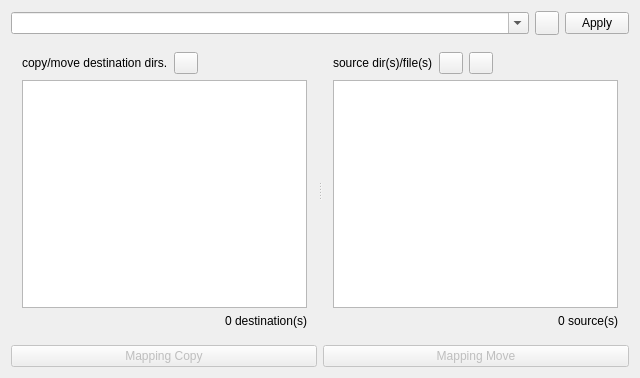
<?xml version="1.0" encoding="UTF-8"?>
<ui version="4.0">
 <class>MainWindow</class>
 <widget class="QMainWindow" name="MainWindow">
  <property name="geometry">
   <rect>
    <x>0</x>
    <y>0</y>
    <width>640</width>
    <height>378</height>
   </rect>
  </property>
  <property name="acceptDrops">
   <bool>true</bool>
  </property>
  <property name="windowTitle">
   <string>DnFsMapCopy - DFMC</string>
  </property>
  <widget class="QWidget" name="centralWidget">
   <layout class="QVBoxLayout" name="verticalLayout_3">
    <item>
     <layout class="QHBoxLayout" name="horizontalLayout">
      <item>
       <widget class="QComboBox" name="comboBoxDirPath">
        <property name="toolTip">
         <string>&lt;html&gt;
&lt;body&gt;

&lt;p&gt;
&lt;b&gt;Absolute path to a destination directory. &lt;br&gt;
&lt;span style=&quot;color: blue;&quot;&gt;(Regular expression is enabled.)&lt;/span&gt;&lt;/b&gt;
&lt;/p&gt;

&lt;p&gt;
Sample:&lt;br&gt;
C:/Users/.+/Downloads&lt;br&gt;
C:/Users/.+/Documents/text[0-9]*&lt;br&gt;
C:/Windows/Temp
&lt;/p&gt;

&lt;p&gt;
Please &lt;span style=&quot;color: blue;&quot;&gt;separate path with '/'.&lt;/span&gt;&lt;br&gt;
&lt;b style=&quot;color: red;&quot;&gt;Don't use '\' for separator.&lt;/b&gt;&lt;br&gt;
If valid path is pasted, &lt;span style=&quot;color: blue;&quot;&gt;'\' is converted to '/' automatically.&lt;/span&gt;
&lt;/p&gt;

&lt;/body&gt;
&lt;/html&gt;
</string>
        </property>
        <property name="editable">
         <bool>true</bool>
        </property>
       </widget>
      </item>
      <item>
       <widget class="QPushButton" name="pushButtonOpenDirForRegEx">
        <property name="sizePolicy">
         <sizepolicy hsizetype="Fixed" vsizetype="Fixed">
          <horstretch>0</horstretch>
          <verstretch>0</verstretch>
         </sizepolicy>
        </property>
        <property name="minimumSize">
         <size>
          <width>24</width>
          <height>24</height>
         </size>
        </property>
        <property name="maximumSize">
         <size>
          <width>24</width>
          <height>24</height>
         </size>
        </property>
        <property name="toolTip">
         <string>Open &quot;Select a directory&quot; dialog.</string>
        </property>
        <property name="text">
         <string/>
        </property>
       </widget>
      </item>
      <item>
       <widget class="QPushButton" name="pushButtonApply">
        <property name="maximumSize">
         <size>
          <width>64</width>
          <height>16777215</height>
         </size>
        </property>
        <property name="toolTip">
         <string>Analyze regular expression and append result to the destination list.</string>
        </property>
        <property name="text">
         <string>Apply</string>
        </property>
       </widget>
      </item>
     </layout>
    </item>
    <item>
     <widget class="QSplitter" name="splitter">
      <property name="orientation">
       <enum>Qt::Horizontal</enum>
      </property>
      <widget class="QWidget" name="verticalLayoutWidget_2">
       <layout class="QVBoxLayout" name="verticalLayout_2">
        <item>
         <layout class="QHBoxLayout" name="horizontalLayout_2">
          <property name="topMargin">
           <number>0</number>
          </property>
          <item>
           <widget class="QLabel" name="label_2">
            <property name="text">
             <string>copy/move destination dirs.</string>
            </property>
           </widget>
          </item>
          <item>
           <widget class="QPushButton" name="pushButtonRegisterDirs">
            <property name="sizePolicy">
             <sizepolicy hsizetype="Fixed" vsizetype="Fixed">
              <horstretch>0</horstretch>
              <verstretch>0</verstretch>
             </sizepolicy>
            </property>
            <property name="maximumSize">
             <size>
              <width>24</width>
              <height>24</height>
             </size>
            </property>
            <property name="toolTip">
             <string>Open &quot;select any directories&quot; dialog to append to destination.</string>
            </property>
           </widget>
          </item>
          <item>
           <spacer name="horizontalSpacer">
            <property name="orientation">
             <enum>Qt::Horizontal</enum>
            </property>
            <property name="sizeHint" stdset="0">
             <size>
              <width>40</width>
              <height>20</height>
             </size>
            </property>
           </spacer>
          </item>
         </layout>
        </item>
        <item>
         <widget class="QListWidget" name="listWidgetDest">
          <property name="acceptDrops">
           <bool>true</bool>
          </property>
          <property name="editTriggers">
           <set>QAbstractItemView::NoEditTriggers</set>
          </property>
          <property name="dragEnabled">
           <bool>true</bool>
          </property>
          <property name="dragDropMode">
           <enum>QAbstractItemView::InternalMove</enum>
          </property>
          <property name="selectionMode">
           <enum>QAbstractItemView::ExtendedSelection</enum>
          </property>
         </widget>
        </item>
        <item>
         <widget class="QLabel" name="labelDestCount">
          <property name="text">
           <string>0 destination(s)</string>
          </property>
          <property name="alignment">
           <set>Qt::AlignRight|Qt::AlignTrailing|Qt::AlignVCenter</set>
          </property>
         </widget>
        </item>
       </layout>
      </widget>
      <widget class="QWidget" name="verticalLayoutWidget">
       <layout class="QVBoxLayout" name="verticalLayout">
        <item>
         <layout class="QHBoxLayout" name="horizontalLayout_3">
          <item>
           <widget class="QLabel" name="label">
            <property name="text">
             <string>source dir(s)/file(s)</string>
            </property>
           </widget>
          </item>
          <item>
           <widget class="QPushButton" name="pushButtonRegisterSourceDirs">
            <property name="sizePolicy">
             <sizepolicy hsizetype="Fixed" vsizetype="Fixed">
              <horstretch>0</horstretch>
              <verstretch>0</verstretch>
             </sizepolicy>
            </property>
            <property name="maximumSize">
             <size>
              <width>24</width>
              <height>24</height>
             </size>
            </property>
            <property name="toolTip">
             <string>Open &quot;select any directories&quot; dialog to append to source.</string>
            </property>
           </widget>
          </item>
          <item>
           <widget class="QPushButton" name="pushButtonRegisterFiles">
            <property name="sizePolicy">
             <sizepolicy hsizetype="Fixed" vsizetype="Fixed">
              <horstretch>0</horstretch>
              <verstretch>0</verstretch>
             </sizepolicy>
            </property>
            <property name="maximumSize">
             <size>
              <width>24</width>
              <height>24</height>
             </size>
            </property>
            <property name="toolTip">
             <string>Open &quot;select any files&quot; dialog to append to source.</string>
            </property>
           </widget>
          </item>
          <item>
           <spacer name="horizontalSpacer_2">
            <property name="orientation">
             <enum>Qt::Horizontal</enum>
            </property>
            <property name="sizeHint" stdset="0">
             <size>
              <width>40</width>
              <height>20</height>
             </size>
            </property>
           </spacer>
          </item>
         </layout>
        </item>
        <item>
         <widget class="QListWidget" name="listWidgetSource">
          <property name="acceptDrops">
           <bool>true</bool>
          </property>
          <property name="editTriggers">
           <set>QAbstractItemView::NoEditTriggers</set>
          </property>
          <property name="dragEnabled">
           <bool>true</bool>
          </property>
          <property name="dragDropMode">
           <enum>QAbstractItemView::InternalMove</enum>
          </property>
          <property name="selectionMode">
           <enum>QAbstractItemView::ExtendedSelection</enum>
          </property>
         </widget>
        </item>
        <item>
         <widget class="QLabel" name="labelSourceCount">
          <property name="text">
           <string>0 source(s)</string>
          </property>
          <property name="alignment">
           <set>Qt::AlignRight|Qt::AlignTrailing|Qt::AlignVCenter</set>
          </property>
         </widget>
        </item>
       </layout>
      </widget>
     </widget>
    </item>
    <item>
     <layout class="QHBoxLayout" name="horizontalLayout_4">
      <item>
       <widget class="QPushButton" name="pushButtonCopy">
        <property name="enabled">
         <bool>false</bool>
        </property>
        <property name="toolTip">
         <string>&lt;p&gt;
Copy sources to destinations.  (mapped one-on-one)
&lt;/p&gt;
&lt;p&gt;
Enabled only when destination count and source count are equal.
&lt;/p&gt;
</string>
        </property>
        <property name="text">
         <string>Mapping Copy</string>
        </property>
       </widget>
      </item>
      <item>
       <widget class="QPushButton" name="pushButtonMove">
        <property name="enabled">
         <bool>false</bool>
        </property>
        <property name="toolTip">
         <string>&lt;p&gt;
Move sources to destinations.  (mapped one-on-one)
&lt;/p&gt;
&lt;p&gt;
Enabled only when destination count and source count are equal.
&lt;/p&gt;
</string>
        </property>
        <property name="text">
         <string>Mapping Move</string>
        </property>
       </widget>
      </item>
     </layout>
    </item>
   </layout>
  </widget>
 </widget>
 <layoutdefault spacing="6" margin="11"/>
 <resources/>
 <connections/>
</ui>
